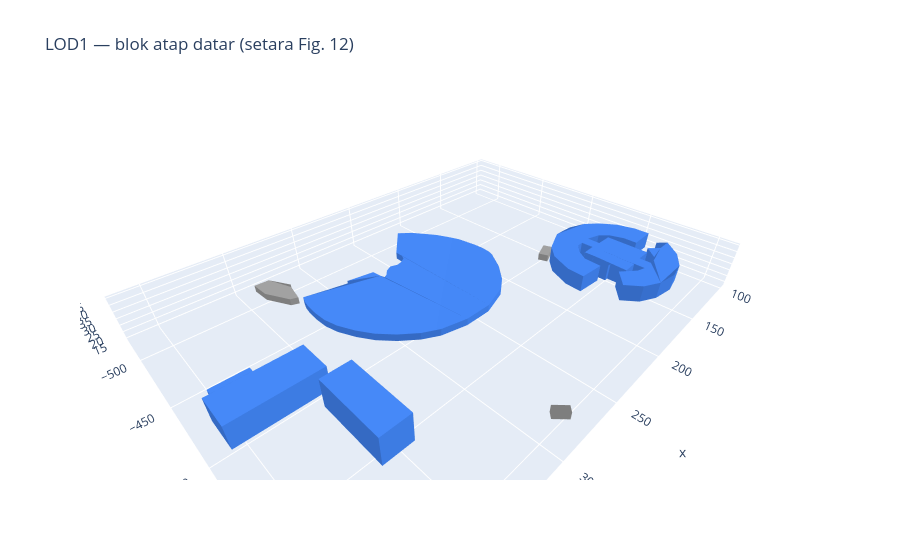
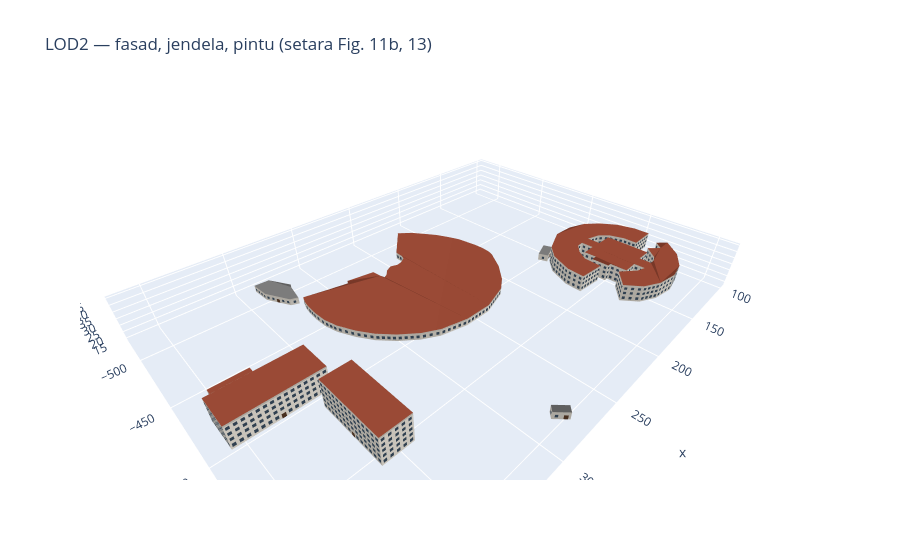

The notebook cell these images were saved under, in order:
### Markdown cell above
## Viewer (subset 150 m di sekitar gedung terbesar) dan figure (setara Fig. 11b, 12, 13)

### Code cell
cx, cy = bld.loc[bld.area.idxmax()].geometry.centroid.coords[0]
sub = bld[bld.centroid.distance(gpd.points_from_xy([cx], [cy])[0]) < 150]
sub_lod2 = generate(sub, lod2=True)
scene = trimesh.Scene({k: v for k, v in sub_lod2.items() if v is not None})
scene.show()


def plotly_mesh(parts, title, path):
    data = []
    for name, m in parts.items():
        if m is None:
            continue
        fc = m.visual.face_colors[:, :3] if m.visual.kind == "face" else np.tile([215, 210, 200], (len(m.faces), 1))
        data.append(go.Mesh3d(x=m.vertices[:, 0], y=m.vertices[:, 1], z=m.vertices[:, 2],
                              i=m.faces[:, 0], j=m.faces[:, 1], k=m.faces[:, 2],
                              facecolor=[f"rgb({r},{g},{b})" for r, g, b in fc], name=name, flatshading=True))
    f = go.Figure(data)
    f.update_layout(title=title, scene=dict(aspectmode="data"))
    f.write_html(fig_path(path))
    return f


plotly_mesh(generate(sub, lod2=False), "LOD1 — blok atap datar (setara Fig. 12)", "fig12_lod1.html").show()
plotly_mesh(sub_lod2, "LOD2 — fasad, jendela, pintu (setara Fig. 11b, 13)", "fig13_lod2.html").show()
